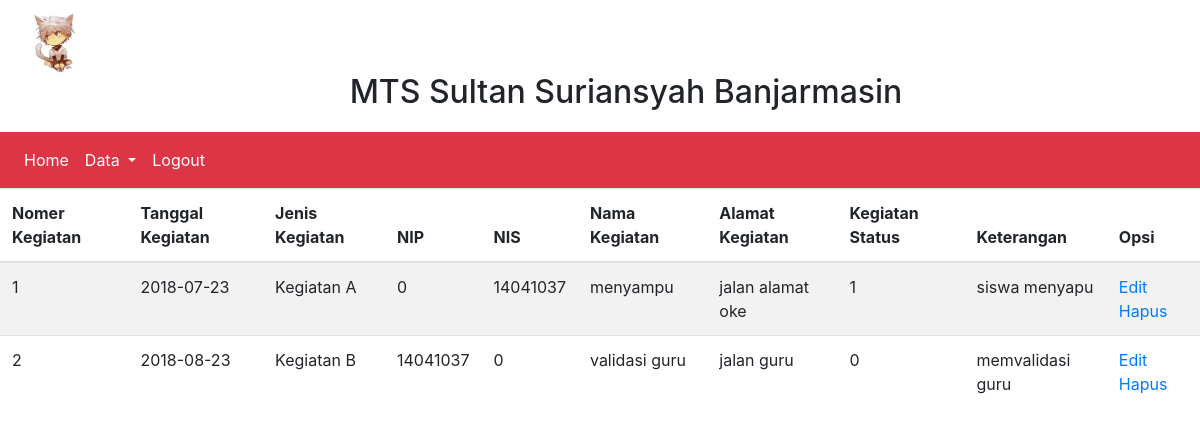
/?view=data-kegiatan (signed in), run on an earlier commit of the app's database.
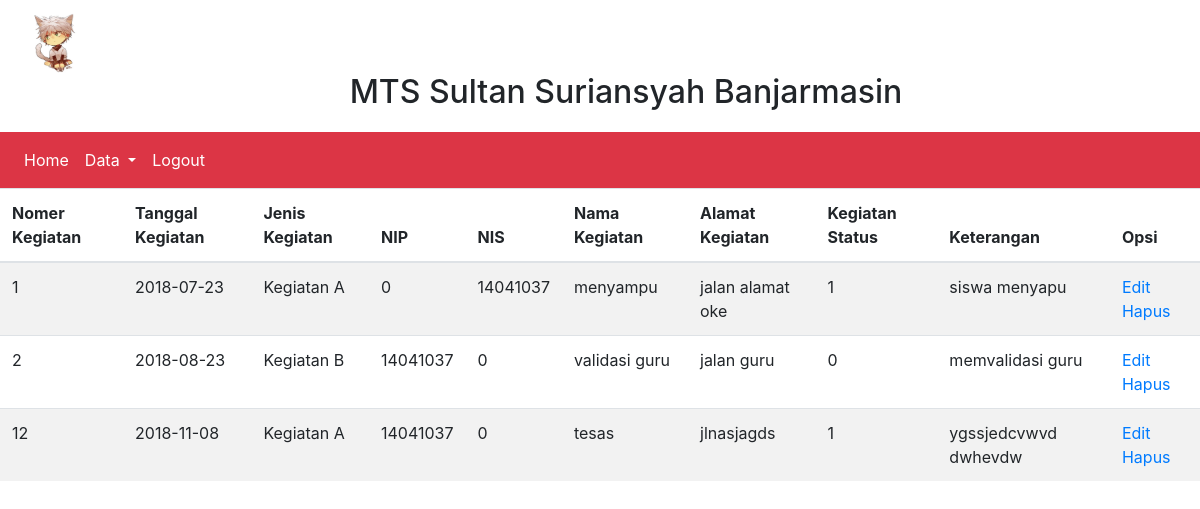
And on a later commit of the database.
### tables this page shows
CREATE TABLE `Kegiatan` (
  `kegiatan_nomor` int(100) NOT NULL,
  `kegiatan_tanggal` date NOT NULL,
  `kegiatan_id_jenis` int(100) NOT NULL,
  `kegiatan_nip` int(100) NOT NULL,
  `kegiatan_nama` varchar(100) NOT NULL,
  `kegiatan_alamat` varchar(100) NOT NULL,
  `kegiatan_nis` int(100) NOT NULL,
  `kegiatan_status` int(100) NOT NULL,
  `kegiatan_keterangan` varchar(100) NOT NULL
);

CREATE TABLE `Jenis` (
  `jenis_id` int(100) NOT NULL,
  `jenis_nama` varchar(100) NOT NULL,
  `jenis_keterangan` varchar(255) NOT NULL
);

### models/admin.php (called while the page is built, shortened)
<?php
class Admin
{
  private $mysqli;
  function __construct($mysqli)
  {
    $this->mysqli = $mysqli;
  }
  public function showKegiatan()
  {
    $db = $this->mysqli->conn;
    $query = $db->query("SELECT Jenis.jenis_id, Jenis.jenis_nama, Kegiatan.kegiatan_nomor, Kegiatan.kegiatan_tanggal, Kegiatan.kegiatan_id_jenis, Kegiatan.kegiatan_nip, Kegiatan.kegiatan_nama, Kegiatan.kegiatan_alamat, Kegiatan.kegiatan_nis, Kegiatan.kegiatan_status, Kegiatan.kegiatan_keterangan
      FROM Jenis
      INNER JOIN Kegiatan
      ON Jenis.jenis_id = Kegiatan.kegiatan_id_jenis  ") or die ($db->error);
    return $query;
  }
}
?>

### view/admin/kegiatan/data.php (the view)
<table class="table table-striped">
  <thead>
    <tr>
      <th>Nomer Kegiatan</th>
      <th>Tanggal Kegiatan</th>
      <th>Jenis Kegiatan</th>
      <th>NIP</th>
      <th>NIS</th>
      <th>Nama Kegiatan</th>
      <th>Alamat Kegiatan</th>
      <th>Kegiatan Status</th>
      <th>Keterangan</th>
      <th>Opsi</th>
    </tr>
  </thead>
  <tbody>
  <?php
$data = $objAdmin->showKegiatan();
while ($a = $data->fetch_object()) {
  ?>
    <tr>
      <td><?=$a->kegiatan_nomor; ?></td>
      <td><?=$a->kegiatan_tanggal; ?></td>
      <td><?=$a->jenis_nama; ?></td>
      <td><?=$a->kegiatan_nip; ?></td>
      <td><?=$a->kegiatan_nis; ?></td>
      <td><?=$a->kegiatan_nama; ?></td>
      <td><?=$a->kegiatan_alamat; ?></td>
      <td><?=$a->kegiatan_status; ?></td>
      <td><?=$a->kegiatan_keterangan; ?></td>
      <td>
        <a href="#">Edit</a>
        <a href="#">Hapus</a>
      </td>
    </tr>
<?php } ?>
  </tbody>
</table>

What changed in the data, as far as the page shows it:
added kegiatan: kegiatan_nomor "12", kegiatan_tanggal "2018-11-08", kegiatan_id_jenis.jenis_nama "Kegiatan A", kegiatan_nip "14041037", kegiatan_nis "0", kegiatan_nama "tesas", kegiatan_alamat "jlnasjagds", kegiatan_status "1", kegiatan_keterangan "ygssjedcvwvd dwhevdw"
